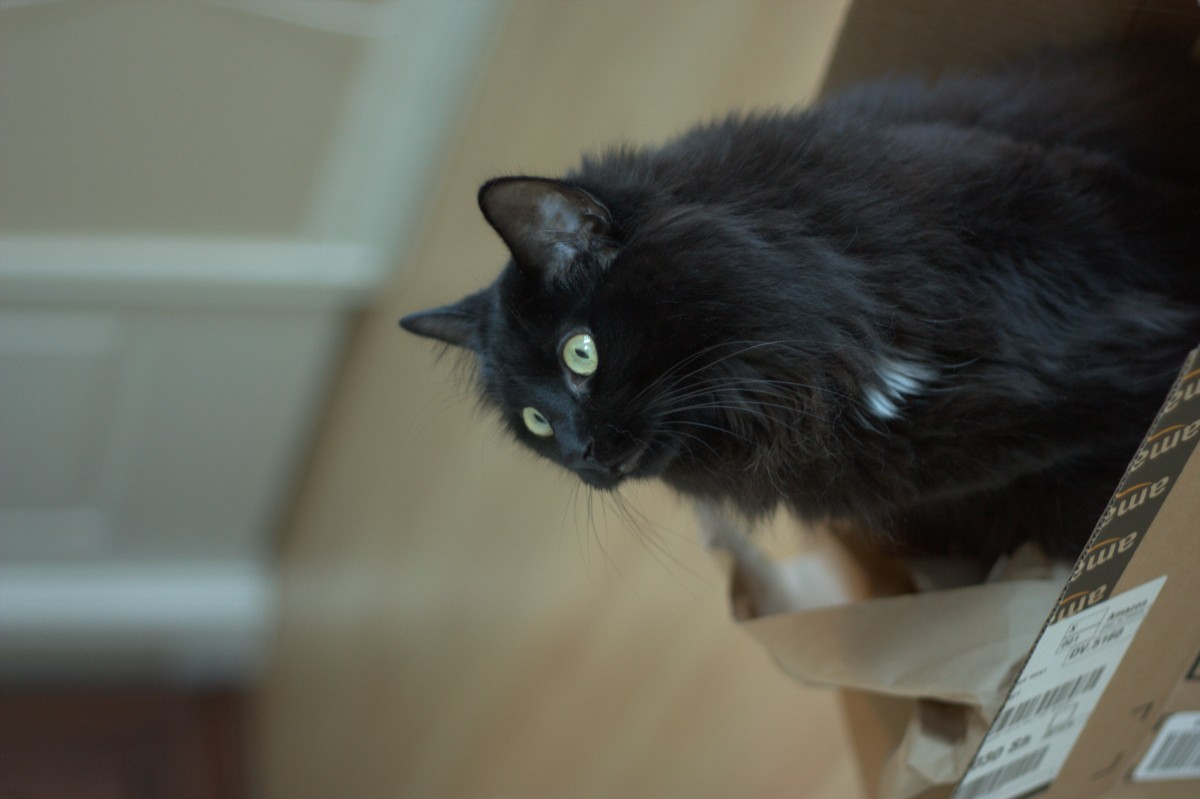
%> input picture examples/input_images/cat_in_box.jpg, 1200 x 799 px
$ octave --eval "result = Saliency(imread('../../../examples/input_images/cat_in_box.jpg'));"   (GNU Octave 9; MATLAB toolbox functions it lacks are replaced by stand-ins)
%> lines starting %> are read from the running program, lines starting %| are printed output that depends on the picture
### models/matlab/CAS/PrepPatch2ImageDist.m
function A = PrepPatch2ImageDist(P, I)
% function A = PrepPatch2ImageDist(P, I) calculate the essential
% information from integral image.
% INPUT
% P         m-by-n-by-k
% I         p-by-q-by-k

M = size(P, 1);
N = size(P, 2);

if mod(M, 2) == 0 || mod(N, 2) == 0
    error('Dimension of P should be odd number')
end

hM = (M-1)/2;          % half size of height of P
hN = (N-1)/2;          % half size of width of Pend

A = zeros(size(I, 1)-2*hM, size(I, 2)-2*hN);

intImage = zeros(size(I,1)+1, size(I,2)+1);

for k=1:size(I, 3)

    % Calculate |pi|^2 for each patch on I. Use squared integral image.
    sI = I(:, :, k).^2;

    intImage(2:end,2:end) = cumsum(cumsum(double(sI)),2);

    % valid region
    T = 1+hM;
    B = size(I,1) - hM;
    L = 1+hN;
    R = size(I,2) - hN;

    Ia = intImage(T-hM:B-hM, L-hN:R-hN);
    Ib = intImage(T-hM:B-hM, L+hN+1:R+hN+1);
    Ic = intImage(T+hM+1:B+hM+1, L-hN:R-hN);
    Id = intImage(T+hM+1:B+hM+1, L+hN+1:R+hN+1);

    A = A + Id + Ia - Ib - Ic;
end

### models/matlab/CAS/Saliency.m
function S = Saliency(I, VERBOSE)
% function S = Saliency(I, VERBOSE) calculates the saliency of each pixel.
% Input
% I         Gray image or RGB image.
% VERBOSE   Set 1 to show the progress.
% OUTPUT
% S         Saliency value in [0,1].

% Implemented by Jyun-Fan Tsai and Kai-Jeuh Chang.
% Note: The implementation may have some difference to the paper [1]
% since some detail information is not provided.
% If you find bugs, please send to jyunfan@gmail.com.

% 2010.7.16 Fix the bug: I is a gray image
% 2010.7.9

% Reference
% [1] Stas Goferman, Lihi Zelnik-Manor, and Ayellet Tal. Context-Aware Saliency Detection. CVPR 2010

if ~exist('VERBOSE', 'var')
    VERBOSE = 0;
end

% Resize the input image so that longest edge has 250 pixels
H = size(I,1);
%> H = 799
W = size(I,2);
%> W = 1200
I = imresize(I, [H W]/max(H,W)*250, 'bilinear');

% Convert from rgb to lab color space
[h, w, ch] = size(I);
%> h = 167; w = 250; ch = 3
if size(I, 3)>1
    C = makecform('srgb2lab');
    I = applycform(I, C);
%> I: size 167x250x3 uint8; mean of channels 1, 2, 3 97.2, 126.7, 133.5
end

% Normalize each plane to [0,1]
I = double(I);
%> I: size 167x250x3 double; mean of channels 1, 2, 3 97.2, 126.7, 133.5
tmpI = reshape(I, [], ch);
tmpMin = min(tmpI);  tmpLen = max(tmpI) - tmpMin + eps;
%> after `tmpMin = min(tmpI)`: tmpMin = [5 113 113]
%> after `tmpLen = max(tmpI) - tmpMin + eps`: tmpLen = [205 24 37]
tmpI = (tmpI - repmat(tmpMin, size(tmpI,1), 1)) ./ repmat(tmpLen, size(tmpI,1), 1);
I = reshape(tmpI, [h, w, ch]);
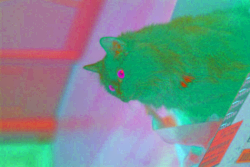
%> I: size 167x250x3 double; mean R, G, B 0.45, 0.569, 0.554

% Multiscale
SCALES = [1 0.8 0.5 0.3];   % 4 scales defined in [1]
HSIZE  = [3 2 1 1];         % Patch size in each scale.
FACTOR = 49 ./ [7^2 5^2 3^2 3^2];   % Adjust distance according to patch size.

S = zeros(size(I,1), size(I,2), length(SCALES));

for s=1:length(SCALES)
    if SCALES(s) < 1
        stmp = Saliency_internal(imresize(I, SCALES(s), 'bilinear'), SCALES(s), HSIZE(s), FACTOR(s), VERBOSE);
        S(:,:,s) = imresize(stmp, [size(S,1), size(S,2)], 'bilinear');
    else
        S(:,:,s) = Saliency_internal(I, SCALES(s), HSIZE(s), FACTOR(s), VERBOSE);
    end
end

S = mean(S, 3);

% Find attended areas
SS = S > max(max(S))*0.8;   % magic number!

% Equation (5) in [1]
D  = bwdist(SS);
D  = D / max(max(D));
S  = S .* (1-D);

function S = Saliency_internal(I, scale, H, FACTOR, VERBOSE)
% Constants
PC = 3;         % position constant
SCALE = [1 0.5 0.25];
STH = 0.2;      % minimum scale

% Generate position map
PM = zeros(size(I,1), size(I,2));
len = max(size(I,1), size(I,2));
PM(:,:,1) = repmat(1:size(I,2),    [size(I,1) 1]) / len;
PM(:,:,2) = repmat((1:size(I,1))', [1 size(I,2)]) / len;

% Three different scales
Img{1} = I;
Img{2} = imresize(I, 0.5,  'bicubic');
Img{3} = imresize(I, 0.25, 'bicubic');

% sample patches
nHeight = size(I,1);
nWidth  = size(I,2);
ch      = size(I,3);

nSamPatch = 0;
for s=1:3
    if scale*SCALE(s) < STH
        break
    end
    nSamPatch = nSamPatch + length(H+1:H:size(Img{s},1)-H) * length(H+1:H:size(Img{s},2)-H);
end

samPatch = zeros(2*H+1, 2*H+1, ch, nSamPatch);
posPatch = zeros(2, nSamPatch);
nPatchIdx = 1;
for s=1:3
    if scale*SCALE(s) < STH
        break
    end
    for k = H+1:H:size(Img{s},1)-H
        for l = H+1:H:size(Img{s},2)-H
            samPatch(:,:,:,nPatchIdx) = Img{s}((k-H):(k+H), (l-H):(l+H), :);
            posPatch(1, nPatchIdx) = l / (len*SCALE(s));
            posPatch(2, nPatchIdx) = k / (len*SCALE(s));
            nPatchIdx = nPatchIdx+1;
        end
    end
end

nTop = 64;          % Select most K similar patches
nMaxKeep = 500;     % Trick for saving memory

A = PrepPatch2ImageDist(samPatch(:,:,:,1), I);

distanceTable = zeros(nHeight*nWidth, nMaxKeep);

for k = 1:nTop
    D = Patch2ImageDist(samPatch(:,:,:,k), I, A);

    Dp = sqrt((PM(:,:,1) - posPatch(1,k)).^2 + (PM(:,:,2) - posPatch(2,k)).^2);
    D = D ./ (1 + PC*Dp);
    distanceTable(:, k) = D(:);
end
nBufIdx = nTop+1;

if VERBOSE
    fprintf('total patch = %d, k =      ', nSamPatch);
end
for k = nTop+1:nSamPatch
    D = Patch2ImageDist(samPatch(:,:,:,k), I, A);

    if VERBOSE
        fprintf('\b\b\b\b\b\b%6d', k);
    end

    Dp = sqrt((PM(:,:,1) - posPatch(1,k)).^2 + (PM(:,:,2) - posPatch(2,k)).^2);
    D = D ./ (1 + PC*Dp);

    distanceTable(:, nBufIdx) = D(:);

    nBufIdx = nBufIdx+1;
    if(nBufIdx>nMaxKeep)
        distanceTable = sort(distanceTable, 2, 'ascend');
        nBufIdx = nTop+1;
    end
end

if VERBOSE
    fprintf('\n');
end

distanceTable = sort(distanceTable, 2, 'ascend');
distanceTable(distanceTable<0) = 0;
distanceTable = 1 - exp(-mean(distanceTable(:, 1:nTop), 2) * FACTOR);

S = reshape(distanceTable, [nHeight nWidth]);
%> (the run ends here)
